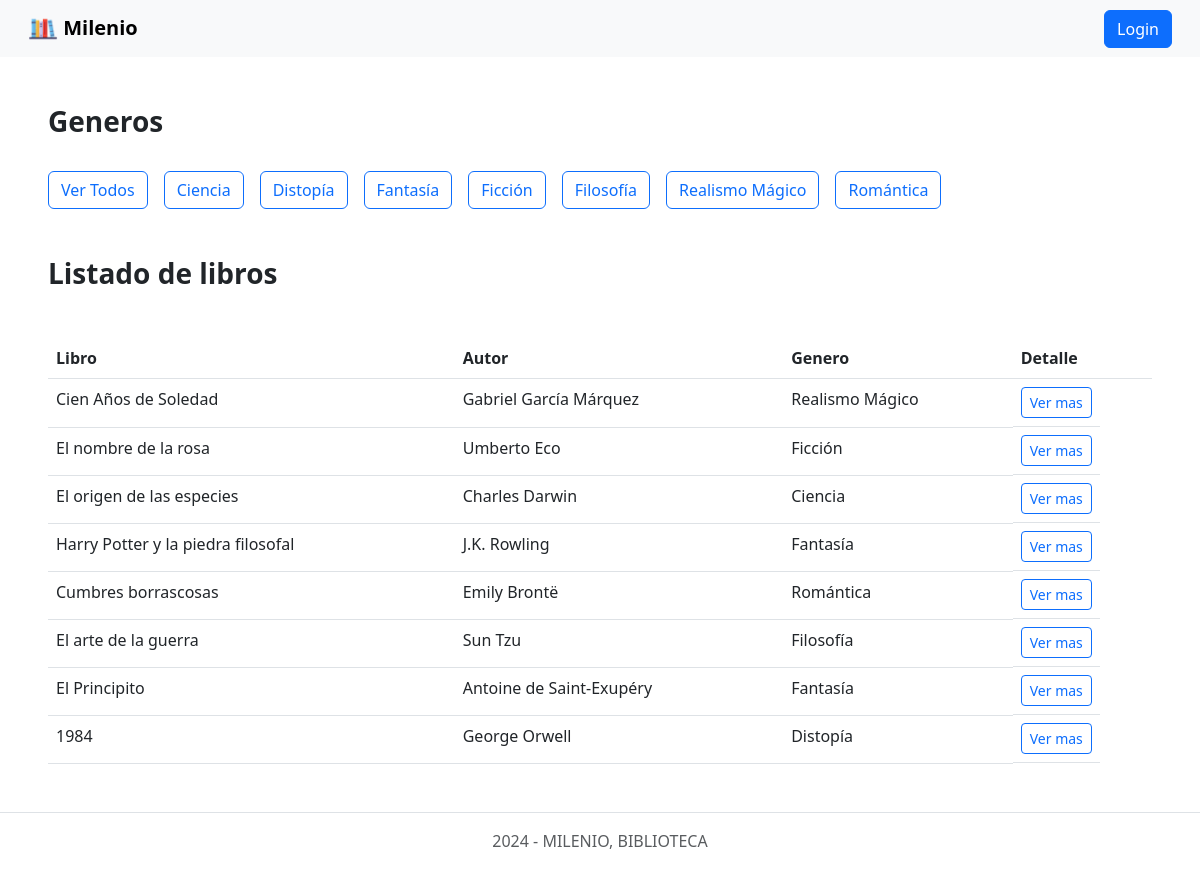
The page / on the database its author committed.
### tables this page shows
CREATE TABLE `generos` (
  `id` int(11) NOT NULL,
  `nombre` varchar(255) NOT NULL
);

CREATE TABLE `libros` (
  `id` int(11) NOT NULL,
  `titulo` varchar(100) NOT NULL,
  `autor` varchar(100) NOT NULL,
  `reseña` text DEFAULT NULL,
  `genero_nombre` varchar(255) NOT NULL
);

### app/controllers/catalogo.controller.php (called while the page is built, shortened)
<?php
    require_once './app/models/libro.model.php';
    require_once './app/models/genero.model.php';
class CatalogoController {
    private $modelLibro;
    private $modelGenero;
    public function __construct($res) {
        $this->modelLibro = new LibroModel();
        $this->modelGenero = new GeneroModel();
    }
    public function showLibros() {
        $generos = $this->modelGenero->getGeneros();
        $libros = $this->modelLibro->getLibros();
        include_once 'templates/layout/header.phtml';
        include_once 'templates/generos.phtml';
        include_once 'templates/catalogo.phtml';
        include_once 'templates/layout/footer.phtml';
    }
}

### app/models/genero.model.php (called while the page is built, shortened)
<?php
class GeneroModel {
    private $db;
    public function __construct() {
       $this->db = new PDO('mysql:host=localhost;dbname=milenio_db;charset=utf8', 'root', '');
    }
    public function getGeneros() {
        $query = $this->db->prepare('SELECT * FROM generos');
        $query->execute();
        $generos = $query->fetchAll(PDO::FETCH_OBJ);
        return $generos;
    }
}

### app/models/libro.model.php (called while the page is built, shortened)
<?php
class LibroModel {
    private $db;
    public function __construct() {
       $this->db = new PDO('mysql:host=localhost;dbname=milenio_db;charset=utf8', 'root', '');
    }
    public function getLibros() {
        $query = $this->db->prepare('SELECT * FROM libros');
        $query->execute();
        $libros = $query->fetchAll(PDO::FETCH_OBJ);
        return $libros;
    }
}

### templates/catalogo.phtml (the view)
<?php
    include_once './app/models/libro.model.php';
    include_once './app/models/genero.model.php';
?>
<div class="mx-5">
    <h2 class="fs-3 fw-bold mt-5">Listado de libros</h2>
    <table class="table mt-5">
        <thead>
            <tr>
                <th scope="col">Libro</th><th scope="col">Autor</th><th scope="col">Genero</th><th scope="col">Detalle</th>
            </tr>
        </thead>
        <tbody>
            <?php
                foreach($libros as $libro){
                    echo '
                        <tr>
                            <td>' . $libro->titulo . '</td>
                            <td>' . $libro->autor . '</td>
                            <td>' . $libro->genero_nombre . '</td>
                            <td class="d-inline-flex gap-3">
                                <a href="detail/' . $libro->id . '">
                                    <button type="button" class="btn btn-outline-primary btn-sm">Ver mas</button>
                                </a>
                            </td>
                        </tr>
                    ';
                }
            ?>
        </tbody>
    </table>
</div>

### router.php (shortened to what this page needs)
<?php
    require_once 'app/controllers/catalogo.controller.php';
    $res = new Response();
    if (!empty($_GET['action'])) {
        $action = $_GET['action'];
    } else {
        $action = 'home';
    }
    $params = explode('/', $action);
    switch ($params[0]) {
        case 'home':
            $controller = new CatalogoController($res);
            $controller->showLibros();
            break;
    }
?>

### templates/layout/header.phtml (shortened to what this page needs)
<!DOCTYPE html>
<html lang="en">
    <head>
        <link href="https://cdn.jsdelivr.net/npm/bootstrap@5.3.0-alpha1/dist/css/bootstrap.min.css" rel="stylesheet">
        <link rel="stylesheet" href="https://cdnjs.cloudflare.com/ajax/libs/bootstrap-icons/1.10.5/font/bootstrap-icons.min.css">
    </head>
    <nav class="navbar bg-body-tertiary px-3">
        <div class="container-fluid">
            <a class="navbar-brand fw-bold" href="home">
            <img src="<?php echo BASE_URL; ?>images/logo.png" alt="Logo" width="30" height="30" class="d-inline-block align-text-top">
                Milenio
            </a>
            <?php if(isset($_SESSION['email'])): ?>
                <span class="navbar-text"><?= $_SESSION['email'] ?></span>
                <a href="logout"><button type="button" class="btn btn-secondary">Logout</button></a>
            <?php else: ?>
                <a href="showLogin"><button type="button" class="btn btn-primary">Login</button></a>
            <?php endif; ?>
        </div>
    </nav>
<body>

### templates/generos.phtml (shortened to what this page needs)
<?php
    include_once './app/models/genero.model.php';
?>
    <h2 class="fs-3 fw-bold mt-5 ms-5">Generos</h2>
    <ul class="nav justify-content-start ms-5 mt-4 d-inline-flex gap-3">
        <button type="button" class="btn btn-outline-primary">Ver Todos</button>
        <?php foreach ($generos as $genero): ?>
            <li class="nav-item">
                <button type="button" class="btn btn-outline-primary"><?php echo $genero->nombre ?></button>
            </li>
        <?php endforeach; ?>
    </ul>

### templates/layout/footer.phtml (shortened to what this page needs)
    <footer class="d-flex flex-wrap justify-content-center align-items-center py-3 my-4 border-top mt-5">
        <div class="align-items-center">
            <span class="text-muted">2024 -  MILENIO, BIBLIOTECA</span>
        </div>
    </footer>
    </body>
</html>

### rows shown on the page
generos: nombre "Ciencia"
generos: nombre "Distopía"
generos: nombre "Fantasía"
generos: nombre "Ficción"
generos: nombre "Filosofía"
generos: nombre "Realismo Mágico"
generos: nombre "Romántica"
libros: titulo "Cien Años de Soledad", autor "Gabriel García Márquez", genero_nombre "Realismo Mágico"
libros: titulo "El nombre de la rosa", autor "Umberto Eco", genero_nombre "Ficción"
libros: titulo "El origen de las especies", autor "Charles Darwin", genero_nombre "Ciencia"
libros: titulo "Harry Potter y la piedra filosofal", autor "J.K. Rowling", genero_nombre "Fantasía"
libros: titulo "Cumbres borrascosas", autor "Emily Brontë", genero_nombre "Romántica"
libros: titulo "El arte de la guerra", autor "Sun Tzu", genero_nombre "Filosofía"
libros: titulo "El Principito", autor "Antoine de Saint-Exupéry", genero_nombre "Fantasía"
libros: titulo "1984", autor "George Orwell", genero_nombre "Distopía"
